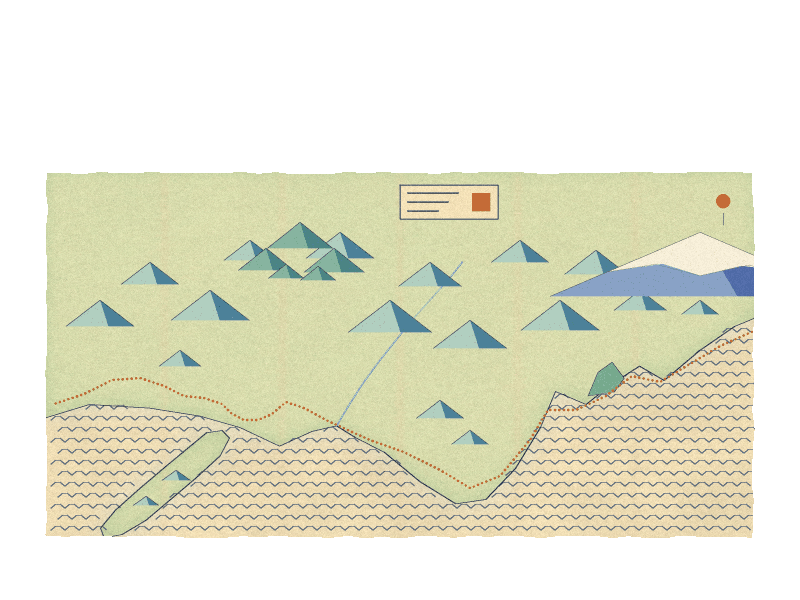
#> input picture art/maps/edo/back.png, 800 x 600 px, found by its file name
$ python home_landing_depth.py ../../art/scenes/edo-castle/ladder.png
#> lines starting #> are read from the running program, lines starting #| are printed output that depends on the picture; after the words box and inside, x2 and y2 are one past the last pixel; in counts of white or black regions, pixels touching at a corner belong together
### tools/paint/brush.py
"""The painter's tools: noise, soft shapes, light, brush strokes, grain, and the limited palette.

Everything works on float pictures (height x width x 3, values 0 to 1) and float masks
(height x width, 0 to 1). Needs numpy and Pillow, nothing else.

A picture is made in four passes, the way a background painter worked for a 256-color game:

  1. block in   soft forms and their light, with no texture        (the functions in this file)
  2. brush      repaint the whole thing with visible strokes        strokes()
  3. detail     the few crisp things: lettering, wire, window bars  drawn on top afterwards
  4. scan       pigment grain, then a limited palette with speckle  finish()
"""

import math

import numpy as np
from PIL import Image, ImageDraw

F32 = np.float32


# ---------------------------------------------------------------- small helpers
def rgb(text):
    """'#e8b060' -> array([0.91, 0.69, 0.38])"""
    text = text.lstrip("#")
    return np.array([int(text[i:i + 2], 16) / 255 for i in (0, 2, 4)], dtype=F32)


def lerp(a, b, t):
    return a + (b - a) * t


def smooth(t):
    t = np.clip(t, 0, 1)
    return t * t * (3 - 2 * t)


def step(edge0, edge1, x):
    """0 below edge0, 1 above edge1, smooth between."""
    return smooth((x - edge0) / (edge1 - edge0 + 1e-9))


def grid(shape):
    h, w = shape
    y, x = np.mgrid[0:h, 0:w].astype(F32)
    return x, y


# [9 lines left out: function ramp, not called in this run]


def resize(a, shape, how=Image.BICUBIC):
    """Resize a float array (2D, or 3D with channels) to (h, w)."""
    h, w = shape
    if a.ndim == 2:
        return np.asarray(Image.fromarray(a.astype(F32), "F").resize((w, h), how), dtype=F32)
    return np.dstack([resize(a[..., i], shape, how) for i in range(a.shape[2])])


def blur(a, sigma):
    """Gaussian blur of a float array, any sigma, by multiplying in the frequency domain."""
    if sigma <= 0:
        return a
    if a.ndim == 3:
        return np.dstack([blur(a[..., i], sigma) for i in range(a.shape[2])])
    pad = int(min(3 * sigma + 1, min(a.shape) - 1))
    p = np.pad(a, pad, mode="reflect")
    fy = np.fft.fftfreq(p.shape[0])[:, None]
    fx = np.fft.rfftfreq(p.shape[1])[None, :]
    gain = np.exp(-2 * (math.pi * sigma) ** 2 * (fx * fx + fy * fy))
    out = np.fft.irfft2(np.fft.rfft2(p) * gain, s=p.shape)
    return out[pad:pad + a.shape[0], pad:pad + a.shape[1]].astype(F32)


def sample(a, x, y):
    """Read a float array at fractional places (bilinear). Places outside are clamped to the edge."""
    h, w = a.shape[:2]
    x = np.clip(x, 0, w - 1.001)
    y = np.clip(y, 0, h - 1.001)
    x0 = np.floor(x).astype(np.intp)
    y0 = np.floor(y).astype(np.intp)
    fx = (x - x0).astype(F32)
    fy = (y - y0).astype(F32)
    if a.ndim == 3:
        fx = fx[..., None]
        fy = fy[..., None]
    top = a[y0, x0] * (1 - fx) + a[y0, x0 + 1] * fx
    bottom = a[y0 + 1, x0] * (1 - fx) + a[y0 + 1, x0 + 1] * fx
    return top * (1 - fy) + bottom * fy


# ---------------------------------------------------------------- noise
def noise(shape, cell, seed, octaves=5, gain=0.5):
    """Cloudy noise, 0 to 1. `cell` is the size in pixels of the largest blobs: a number, or (across, down)
    for stretched noise. Each octave halves the size and takes `gain` of the weight."""
    h, w = shape
    cx, cy = (cell, cell) if np.isscalar(cell) else cell
    rng = np.random.default_rng(seed)
    total = np.zeros(shape, dtype=F32)
    weight, norm = 1.0, 0.0
    for _ in range(octaves):
        gw, gh = int(math.ceil(w / cx)) + 3, int(math.ceil(h / cy)) + 3
        lattice = rng.random((gh, gw), dtype=F32)
        big = resize(lattice, (int(round(gh * cy)), int(round(gw * cx))))
        oy, ox = int(cy), int(cx)                      # start one cell in, away from the lattice edge
        total += weight * big[oy:oy + h, ox:ox + w]
        norm += weight
        weight *= gain
        cx, cy = max(cx / 2, 1.0), max(cy / 2, 1.0)
    out = total / norm
    lo, hi = np.percentile(out, (0.5, 99.5))
    return np.clip((out - lo) / (hi - lo + 1e-9), 0, 1).astype(F32)


def warp(a, amount, cell, seed):
    """Push a picture or mask about by a noise field, so straight things become hand-made."""
    h, w = a.shape[:2]
    x, y = grid((h, w))
    dx = (noise((h, w), cell, seed, 3) - 0.5) * 2 * amount
    dy = (noise((h, w), cell, seed + 1, 3) - 0.5) * 2 * amount
    return sample(a, x + dx, y + dy)


# ---------------------------------------------------------------- shapes
def mask_poly(shape, points, soft=0.0, wobble=0.0, seed=0, ss=3):
    """A filled polygon as a mask. `soft` blurs its edge; `wobble` makes the edge wander by that many pixels."""
    h, w = shape
    im = Image.new("L", (w * ss, h * ss), 0)
    ImageDraw.Draw(im).polygon([(float(x) * ss, float(y) * ss) for x, y in points], fill=255)
    m = np.asarray(im.resize((w, h), Image.BOX), dtype=F32) / 255
    if wobble:
        m = warp(m, wobble, max(8.0, wobble * 6), seed)
    if soft:
        m = blur(m, soft)
    return np.clip(m, 0, 1)


# [40 lines left out: functions mask_ellipse, mask_line, curve, not called in this run]


class Sheet:
    """A clear sheet to draw many small strokes on quickly (leaves, planks, wires, lettering), which is then
    laid over the picture in one go. Colors are '#hex' or rgb; sizes are in picture pixels."""

    # [52 lines left out: functions __init__, _fill, line, taper, poly, ellipse and 2 more, not called in this run]

    def onto(self, picture, amount=1.0):
        color, alpha = self.done()
        return over(picture, color, alpha * amount)


# [93 lines left out: functions over, tint, glow, vary, strokes, grain, not called in this run]


def palette_of(pictures, colors=160, seed=3, rounds=12):
    """Choose a palette for one or more pictures (k-means on a sample of their pixels)."""
    rng = np.random.default_rng(seed)
    px = np.concatenate([p.reshape(-1, p.shape[-1])[:, :3] for p in pictures])
    px = px[rng.choice(len(px), size=min(len(px), 60000), replace=False)].astype(F32)
    centers = px[rng.choice(len(px), size=colors, replace=False)].copy()
    for _ in range(rounds):
        d = ((px[:, None, :] - centers[None, :, :]) ** 2).sum(axis=2)
        nearest = d.argmin(axis=1)
        for k in range(colors):
            mine = px[nearest == k]
            centers[k] = mine.mean(axis=0) if len(mine) else px[rng.integers(len(px))]
    return centers


def to_palette(picture, palette, seed=5, speckle=0.016):
    """Reduce a picture to the palette. A little noise first, so neighbouring palette colors mingle
    in a speckle (as a scanned painting does) instead of forming bands. Returns palette indexes."""
    h, w, _ = picture.shape
    rng = np.random.default_rng(seed)
    noisy = picture + rng.normal(0, speckle, (h, w, 1)).astype(F32) + rng.normal(0, speckle * 0.35, (h, w, 3)).astype(F32)
    flat = noisy.reshape(-1, 3)
    index = np.empty(len(flat), dtype=np.uint8)
    for start in range(0, len(flat), 40000):
        part = flat[start:start + 40000]
        index[start:start + 40000] = ((part[:, None, :] - palette[None, :, :]) ** 2).sum(axis=2).argmin(axis=1)
    return index.reshape(h, w)


def save(path, index, palette, alpha=None):
    """Write a palette picture as a PNG. With `alpha` (a mask), everything under half is transparent."""
    pal = np.clip(palette * 255 + 0.5, 0, 255).astype(np.uint8)
    if alpha is None:
        im = Image.fromarray(index, "P")
        im.putpalette(pal.tobytes())
        im.save(path, optimize=True)
        return
    clear = len(pal)                                     # one more palette entry, for "nothing here"
    idx = index.copy()
    idx[alpha < 0.5] = clear
    im = Image.fromarray(idx, "P")
    im.putpalette(pal.tobytes() + bytes(3))
    im.save(path, optimize=True, transparency=clear)


def show(index, palette):
    """Palette picture back to floats, for looking at."""
    return palette[index]

### tools/paint/depth.py
"""Depth, for any scene (round twenty-three; DEPTH.md): small tools for the three planes that work with either camera
(`persp.Camera`, `room.View`) through two functions the scene gives:

    pt(X, Z) -> (x, y)      the picture point of a place on the ground (X across, Z away, in cm)
    px_per_cm(X, Z) -> k    how many picture pixels a centimetre is there

For `persp.Camera` c:  pt = lambda X, Z: c.pt(X, 0, Z);   px_per_cm = lambda X, Z: c.scale(Z)
For `room.View` v:     pt = lambda X, Z: v.pt(X, 0, Z);   px_per_cm = lambda X, Z: v.scale_at(X, Z)
"""

import numpy as np

from brush import F32, blur, grid, lerp, mask_poly, rgb, step


# [28 lines left out: function scatter, not called in this run]


def air(picture, far, sky, amount=0.55, power=1.0, mask=None):
    """Air between us and far things: the picture moves toward `sky` (the sky's colour at the horizon) by how far away
    each pixel is. `far` is 0 for near to 1 for the farthest (a mask-shaped array: from a depth map, or painted by
    hand for layers of hills). Never grey: the sky's own colour."""
    sky = rgb(sky) if isinstance(sky, str) else np.asarray(sky, dtype=F32)
    m = np.clip(far, 0, 1) ** power * amount
    if mask is not None:
        m = m * mask
    picture[...] = picture * (1 - m[..., None]) + sky * m[..., None]
    return picture


# [21 lines left out: functions far_of_rows, frame, not called in this run]


def ground_poly(pt, places):
    """Ground places [(X, Z), ...] as picture points: for a shadow's outline, a path, a patch of other earth."""
    return [pt(X, Z) for X, Z in places]


# [29 lines left out: functions shadow_on_ground, near_tone, rim, not called in this run]

### tools/paint/home_landing_depth.py
"""home-landing, the fast depth pass (round twenty-three): over the painting as it is (out/home-landing-orig/).

THE NEAR PLANE (near.png): what stands by the lens out here in the air over the living room, in deep warm dark:
  * the summer beam of the living-room ceiling, the one nearest us, across the top of the frame: it runs along the
    landing, so its edges go to the far vanishing point (-267, 135) (deep on the left, thin on the right); its face
    toward us in shade, its underside catching the hanging light's warm glow from below, a warm arris between them;
  * the stair's bottom newel post, close to us at the frame's left and bottom edges, where the banister ends: white
    paint in deep shade, lit on its right by the hanging light.
  The railing cut-out (rail.png: the landing's rail, the banister, the quilt, the hanging light) is made to count:
  the banister's lower run, nearest us, goes darker and warmer toward the frame's corner.
THE BACK (back.png): the far wall of the landing a little cooler and paler (not in the hall lamp's pool); the lamps'
  pools (the hall table's lamp, the piano's lamp, the hanging light's pool on the floor below it, the kitchen doorway);
  one large shadow leading in from under us (Dad's armchair, out of the picture, against the pendant over the dinner
  table behind us: it falls away from us, up and to the left); the floor below falling into warm dark toward us.
Nothing clicked is moved or redrawn. The ladder and the open study door are copied over as they were.

    python3 home_landing_depth.py            -> out/home-landing/ (back, ladder, rail, study-open, near, layout.json)
"""

import os
import shutil
import sys

import numpy as np
from PIL import Image

from brush import *
import depth as D

SRC = "out/home-landing-orig"
OUT = "out/home-landing"
H, W = 600, 800
SHAPE = (H, W)
VPL = (-267.0, 135.0)          # lines along the landing (and the beam) run here
SEED = 23


def load_rgba(path):
    im = Image.open(path).convert("RGBA")
    a = np.asarray(im, dtype=np.float32) / 255
    return a[..., :3].copy(), a[..., 3].copy()


def to_vp(x0, y0, x):
    """y at x on the line from (x0, y0) toward the far vanishing point."""
    return y0 + (x - x0) * (VPL[1] - y0) / (VPL[0] - x0)


def beam_y(x, y_right):
    return to_vp(800.0, y_right, x)


# [57 lines left out: functions near_plane, deepen_rail, not called in this run]


def deepen_back(b):
    yy, xx = np.mgrid[0:H, 0:W].astype(np.float32)
    out = b.copy()
    # ---- the lamps' pools: where each light falls (screened in, soft)
    def pool(cx, cy, rx, ry, color, amt):
        m = np.exp(-(((xx - cx) / rx) ** 2 + ((yy - cy) / ry) ** 2))
        return m * amt, rgb(color)
    pools = [pool(622, 205, 130, 85, "#ffc070", 0.24),        # the hall table's lamp, on the landing
             pool(692, 420, 115, 95, "#ffb860", 0.24),        # the piano's lamp
             pool(270, 520, 150, 55, "#f0a858", 0.16),        # the hanging light's pool on the floor below it
             pool(505, 430, 70, 90, "#ffd28a", 0.12)]         # the kitchen doorway
    lampmask = np.zeros(SHAPE, np.float32)
    for m, c in pools:
        out = 1 - (1 - out) * (1 - c[None, None, :] * m[..., None])
        lampmask = np.maximum(lampmask, m)
    # ---- the far wall of the landing a little cooler and paler, out of the hall lamp's pool
    far = mask_poly(SHAPE, [(300, 92), (800, 52), (800, 300), (300, 262)], soft=6)
    far = far * np.clip(1 - lampmask / 0.12, 0, 1)
    out = D.air(out, far.astype(np.float32), rgb("#8a9cb4"), amount=0.16)
    # ---- one large shadow leading in from under us: Dad's armchair against the pendant behind us
    sh = mask_poly(SHAPE, [(395, 601), (660, 601), (560, 545), (430, 500), (360, 505), (330, 540)], soft=14, wobble=4, seed=SEED)
    sh = blur(sh, 6) * np.clip((yy - 470) / 60.0, 0, 1)
    out = out * (1 - (0.38 * sh)[..., None] * (1 - rgb("#3a2418")[None, None, :]))
    # ---- the floor below falling into warm dark toward us and the corners
    down = np.clip((yy - 430) / 170.0, 0, 1) ** 1.3
    side = np.clip(np.abs(xx - 330) / 470.0, 0, 1) ** 2
    dark = np.clip(0.30 * down + 0.18 * side * np.clip((yy - 330) / 270.0, 0, 1), 0, 0.45)
    dark = dark * (1 - np.clip(lampmask / 0.16, 0, 1) * 0.6)
    out = lerp(out, out * rgb("#6a4a34")[None, None, :], dark[..., None])
    return np.clip(out, 0, 1).astype(np.float32)


def finish(picture, path, colors, alpha=None, speckle=0.010, amount=0.012, seed=7):
    g = picture if amount == 0 else np.clip(picture + (grain(picture, seed, amount) - picture) * 0.8, 0, 1)
    sample_of = g if alpha is None else g[alpha > 0.5]
    pal = palette_of([sample_of.reshape(-1, 1, 3)], colors=colors)
    idx = to_palette(g, pal, speckle=speckle)
    save(path, idx, pal, alpha)
    return len(pal)


def main():
    src = SRC
    out = OUT
    if "--dev" in sys.argv:                       # (a preview from the installed, keyed art: never installed)
        src, out = "../../art/scenes/home-landing", "out/home-landing-dev"
    os.makedirs(out, exist_ok=True)
    back, _ = load_rgba(f"{src}/back.png")
#> in load_rgba, im is the input picture: PIL image 800x600 RGBA; mean R, G, B, A 112.1, 112.2, 92, 136.7
    nb = deepen_back(back)
#> after the loop in deepen_back, `for m, c in pools:`:
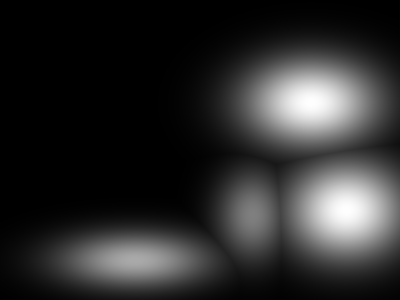
#> lampmask: shape (600, 800) float32 (shown at 1/2 size); min 8.17e-14, max 0.24, mean 0.0421; drawn with min black and max white
#> in mask_poly, `ImageDraw.Draw(im).polygon([(float(x) * ss, float(y) * ss) for x, y in..`:
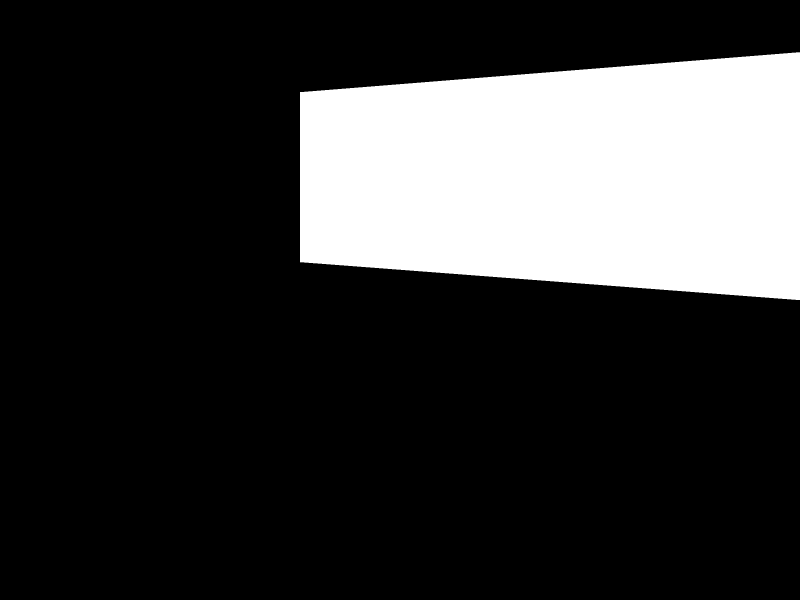
#> im: PIL image 2400x1800 L (shown at 1/3 size); 21.8% white; 1 white region, box (x1, y1, x2, y2) and area: (900, 157, 2400, 900) 940470
#> in deepen_back, `far = far * np.clip(1 - lampmask / 0.12, 0, 1)`:
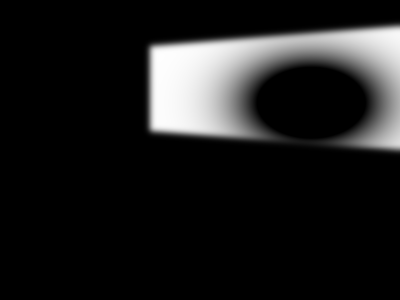
#> far: shape (600, 800) float32 (shown at 1/2 size); min 0, max 0.997, mean 0.114
#> in air, `sky = rgb(sky) if isinstance(sky, str) else np.asarray(sky, dtype=F32)`: sky = [0.541, 0.612, 0.706]
#> in sample, `y0 = np.floor(y).astype(np.intp)`:
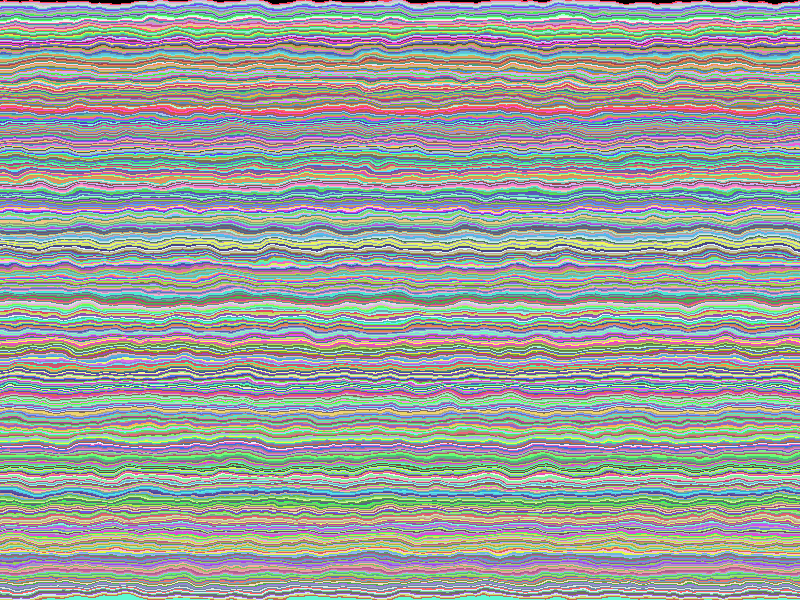
#> y0: shape (600, 800) int64; 599 distinct labels, from 0 to 598; one colour per label, 0 black
#> in sample, `fy = (y - y0).astype(F32)`:
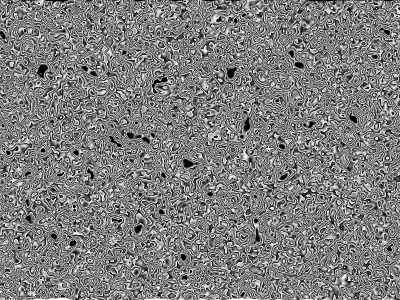
#> fy: shape (600, 800) float32 (shown at 1/2 size); min 0, max 1, mean 0.496
#> in lerp, `return a + (b - a) * t`:
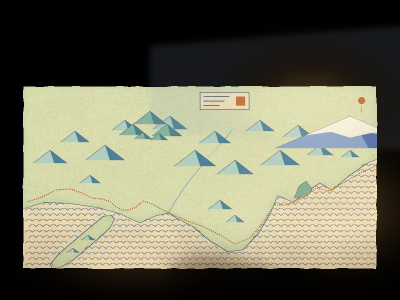
#> returned value: shape (600, 800, 3) float32 (shown at 1/2 size); mean of channels 0, 1, 2 0.453, 0.45, 0.37; drawn as R, G, B
    print("back", finish(nb, f"{out}/back.png", 160, amount=0))
#> in palette_of, `centers = px[rng.choice(len(px), size=colors, replace=False)].copy()`: centers = 160 rows, first 8: [0.00326, 0.00218, 0.00107], [0, 0, 0], [0.878, 0.889, 0.709], [2.98e-07, 2.38e-07, 1.19e-07], [0.92, 0.867, 0.723], [0.839, 0.847, 0.667], [7.52e-06, 8.51e-06, 9.81e-06], [0.832, 0.851, 0.667]
#> after the loop in palette_of, `for _ in range(rounds):`: centers = 160 rows, first 8: [0.00417, 0.00301, 0.00175], [1.76e-11, 1.99e-11, 2.29e-11], [0.874, 0.887, 0.711], [1.39e-06, 1.06e-06, 6.55e-07], [0.913, 0.868, 0.738], [0.838, 0.85, 0.668], [4.51e-05, 3.44e-05, 2.12e-05], [0.831, 0.851, 0.664]
#> in finish, `pal = palette_of([sample_of.reshape(-1, 1, 3)], colors=colors)`: pal has the same summary as centers in palette_of
#> the loop in to_palette, `for start in range(0, len(flat), 40000):` made 12 passes
#> start on passes 2 to 9: 40000, 80000, 120000, 160000, 200000, 240000, 280000, 320000
#> in to_palette, `return index.reshape(h, w)`:
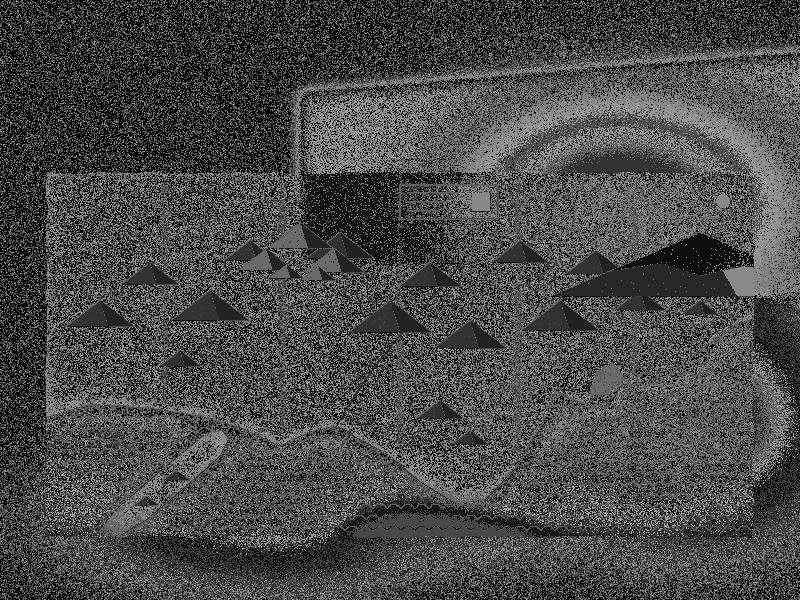
#> returned value: shape (600, 800); min 0, max 159, mean 72
#> in save, `pal = np.clip(palette * 255 + 0.5, 0, 255).astype(np.uint8)`: pal = 160 rows, first 8: [1, 1, 0], [0, 0, 0], [223, 226, 181], [0, 0, 0], [233, 221, 188], [214, 217, 170], [0, 0, 0], [212, 217, 169]
#| back 160
    rc, ra = load_rgba(f"{src}/rail.png")
    print("rail", finish(deepen_rail(rc, ra), f"{out}/rail.png", 64, (ra > 0.5).astype(np.float32), speckle=0.006, amount=0))
    for n in ("ladder.png", "study-open.png", "layout.json"):
        if os.path.abspath(src) != os.path.abspath(out):
            shutil.copy(f"{src}/{n}", f"{out}/{n}")
    col, a = near_plane()
    print("near", finish(col, f"{out}/near.png", 40, a, speckle=0.006, amount=0.010))
    print("near share", round(float((a > 0.5).mean()) * 100, 1))
    # everything together, to look at
    im = Image.open(f"{out}/back.png").convert("RGBA")
    for n in ("ladder", "rail", "near"):
        im.alpha_composite(Image.open(f"{out}/{n}.png").convert("RGBA"))
    im.convert("RGB").save(f"out/home-landing-depth-comp{'-dev' if '--dev' in sys.argv else ''}.png")


if __name__ == "__main__":
#> (the run stopped early here; a loop or call above may not have finished)
